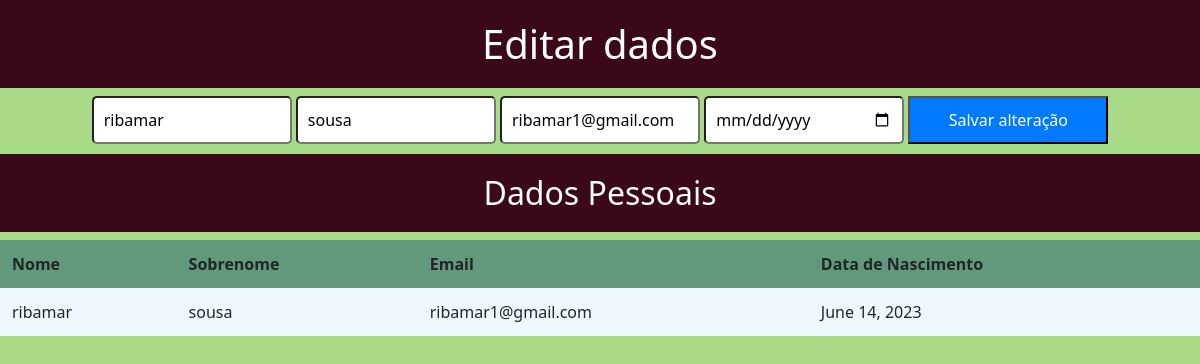
The app's page /editar/16, older data.
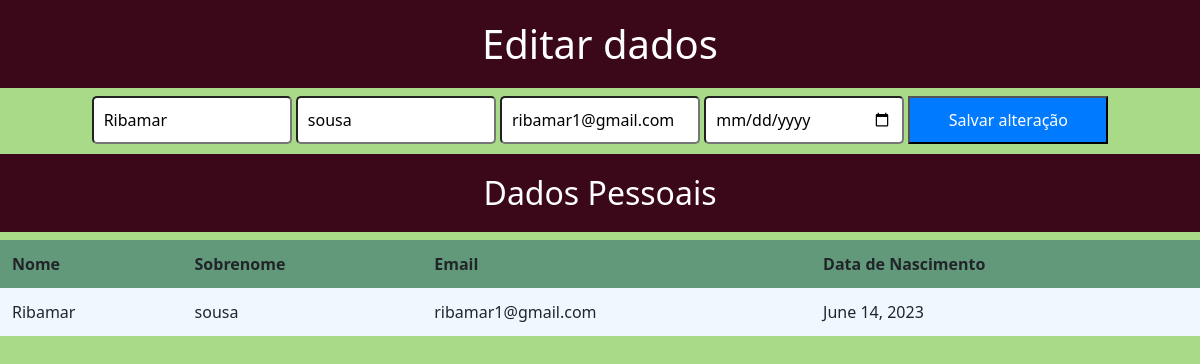
The same page, newer data.
### core/models.py (models this page shows, shortened)
class Pessoa(models.Model):
    nome = models.CharField(max_length=100)
    sobrenome = models.CharField(max_length=30)
    email = models.EmailField(max_length=100)
    data_nascimento = models.DateField()

### core/views.py (the view)
# urls.py: path('editar/<int:id>', editar, name='editar'),
def editar(request, id):
    pessoa = Pessoa.objects.get(id=id)
    return render(request, "update.html", {"pessoa": pessoa})

### core/templates/update.html (shortened to what this page needs)
{% load static %}
<!DOCTYPE html>
<html lang="en">
<head>
<head>
    <link rel="stylesheet" type="text/css" href="{% static 'css/style.css' %}"/>
</head>
    <link rel="stylesheet" href="https://cdnjs.cloudflare.com/ajax/libs/font-awesome/4.7.0/css/font-awesome.min.css">
    <link href="https://cdn.jsdelivr.net/npm/bootstrap@5.2.0-beta1/dist/css/bootstrap.min.css" rel="stylesheet">
</head>
<body>
    <h1>Editar dados</h1>
    <form action="{% url 'update' pessoa.id %}" method="POST">
        <input type="text" name="nome" value="{{ pessoa.nome }}" placeholder="Nome">
        <input type="text" name="sobrenome" value="{{ pessoa.sobrenome }}" placeholder="Sobrenome">
        <input type="email" name="email" value="{{ pessoa.email }}" placeholder="Email">
        <input type="date" name="data_nascimento" value="{{ pessoa.data_nascimento }}" placeholder="Data de Nascimento">
        <button type="submit">Salvar alteração</button>
    </form>
    <h2>Dados Pessoais</h2>
    <table>
        <thead>
            <tr class="tr">
                <th>Nome</th>
                <th>Sobrenome</th>
                <th>Email</th>
                <th>Data de Nascimento</th>
            </tr>
        </thead>
        <tbody>
            <tr>
                <td>{{ pessoa.nome }} </td>
                <td>{{ pessoa.sobrenome }}</td>
                <td>{{ pessoa.email }}</td>
                <td>{{ pessoa.data_nascimento }}</td>
            </tr>
        </tbody>
    </table>
</body>
</html>

Row changes from the older to the newer data that the page shows:
changed Pessoa "sousa": nome "ribamar" → "Ribamar"
